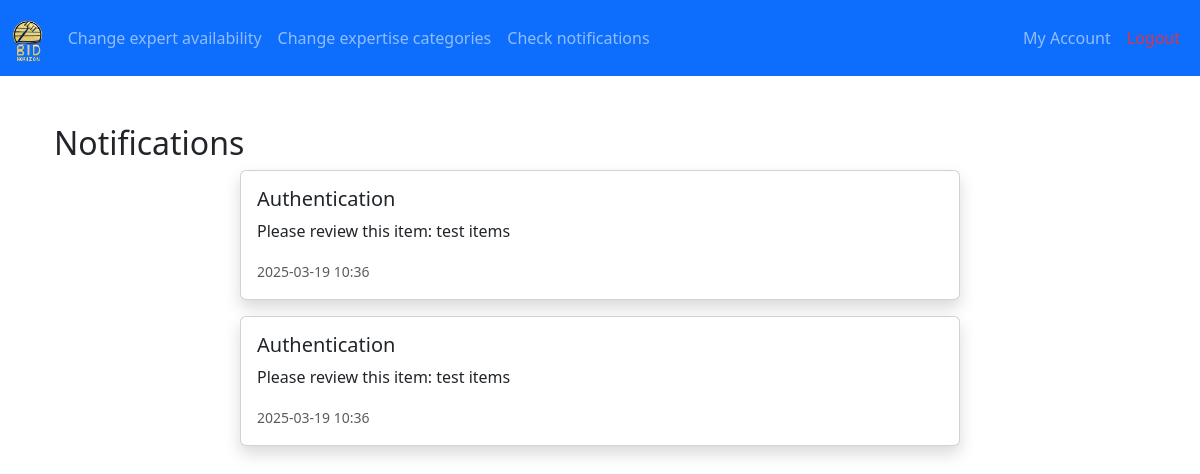
Before: /expert_notifications (signed in) with the older database file.
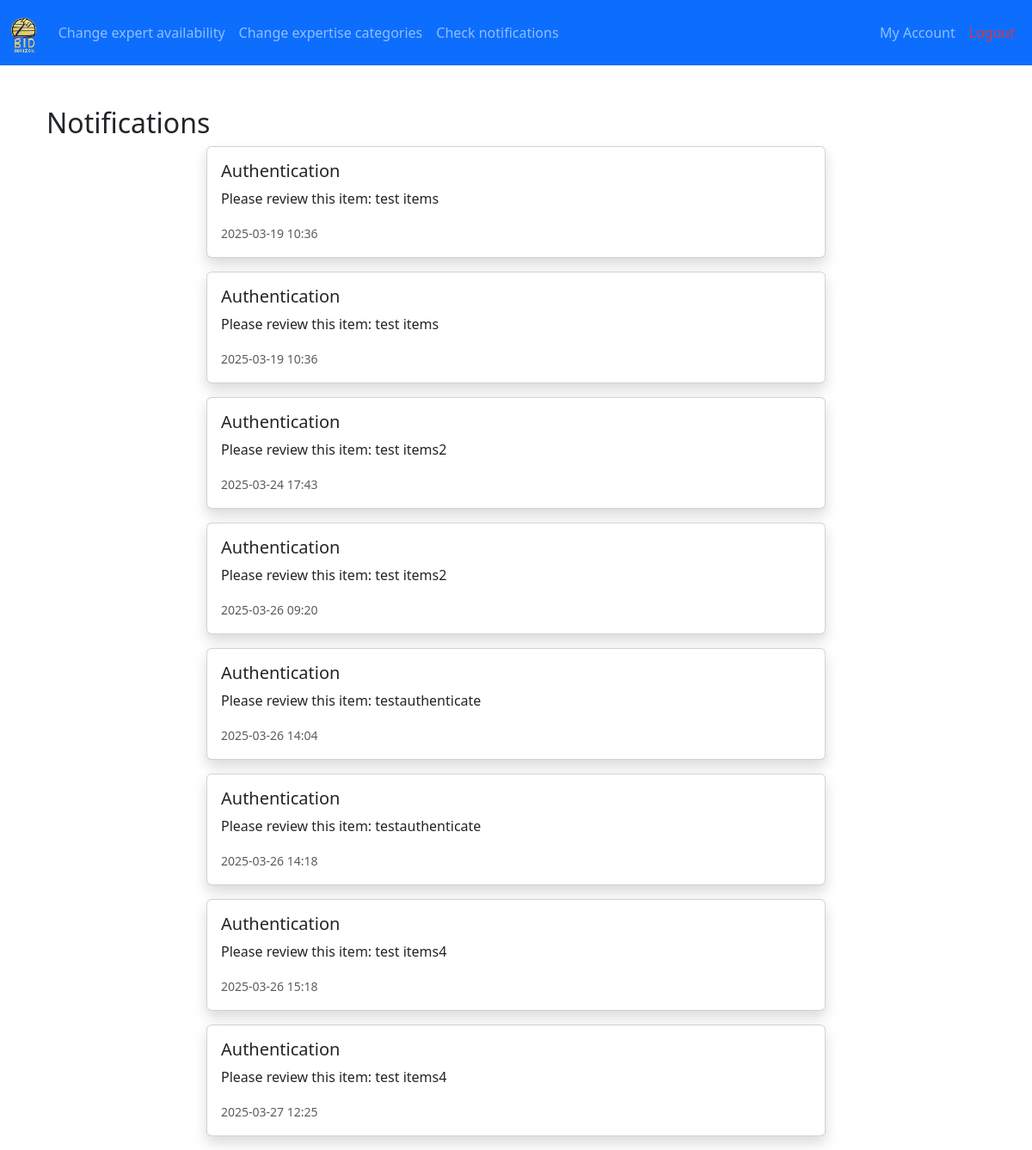
After: the same page with the newer database file.
### app/models.py (models this page shows, shortened)
class Notification(db.Model):
    __tablename__ = 'notifications'
    id = db.Column(db.Integer, primary_key=True)
    user_id = db.Column(db.Integer, db.ForeignKey('users.id'), nullable=False)
    item_id = db.Column(db.Integer, db.ForeignKey('items.id'))
    type = db.Column(db.String(50), nullable=False)  # outbid, won, ended, authentication
    message = db.Column(db.Text, nullable=False)
    is_read = db.Column(db.Boolean, default=False)
    created_at = db.Column(db.DateTime, default=datetime.utcnow)
    user = db.relationship('User', back_populates='notifications', overlaps="notification,self")
    item = db.relationship('Item', back_populates='notifications', overlaps="notifications")

### app/views.py (the view)
@views.route('/expert_notifications', methods=['GET'])
@login_required
def expert_notifications():
     if current_user.priority != UserPriority.EXPERT.value:
        flash("Access denied.", "danger")
        return redirect(url_for('views.home'))
     notifications = Notification.query.filter(Notification.user_id==current_user.id).all()
     return render_template('expert_notifications.html', notifications=notifications)

### app/__init__.py (called while the page is built)
def create_app():
    import os
    app = Flask(__name__,)
    env = os.getenv('FLASK_ENV', 'development')
    app.config.from_object(config_dict.get(env, 'development'))
    mail.init_app(app)
    Bootstrap(app)
    csrf = CSRFProtect(app)
    db.init_app(app)
    Migrate(app, db)
    login_manager = LoginManager(app)
    login_manager.init_app(app)
    @login_manager.user_loader
    def load_user(user_id):
        return models.User.query.get(int(user_id))
    from app import models
    from app.views import views  # Import blueprint
    app.register_blueprint(views, url_prefix='/')
    thread = threading.Thread(target=check_auctions, args=(app,), daemon=True)
    thread.start()
    return app

### app/templates/expert_notifications.html
{% extends "expert_base.html" %}
{% block content %}
<div class="container mt-5">
    <h2>Notifications</h2>
    {% if notifications | length > 0 %}
    {% for notification in notifications %}
    <div class="row">
        <div class="col-md-8 offset-md-2">
            <div class="card mb-3 shadow">
                <div class="card-body">
                    <h5 class="card-title">{{ notification.type|capitalize }}</h5>
                    <p class="card-text">{{ notification.message }}</p>
                    <small class="text-muted">{{ notification.created_at.strftime('%Y-%m-%d %H:%M') }}</small>
                </div>
            </div>
        </div>
    </div>
    {% endfor %}
    {% else %}
    <p class="text-danger"><strong>No new notifications yet.</strong></p>
    {% endif %}
</div>
{% endblock %}

Changed rows visible on the page:
added Notification: type "Authentication", message "Please review this item: test items2", created_at "2025-03-24 17:43"
added Notification: type "Authentication", message "Please review this item: test items2", created_at "2025-03-26 09:20"
added Notification: type "Authentication", message "Please review this item: testauthenticate", created_at "2025-03-26 14:04"
added Notification: type "Authentication", message "Please review this item: testauthenticate", created_at "2025-03-26 14:18"
added Notification: type "Authentication", message "Please review this item: test items4", created_at "2025-03-26 15:18"
added Notification: type "Authentication", message "Please review this item: test items4", created_at "2025-03-27 12:25"
